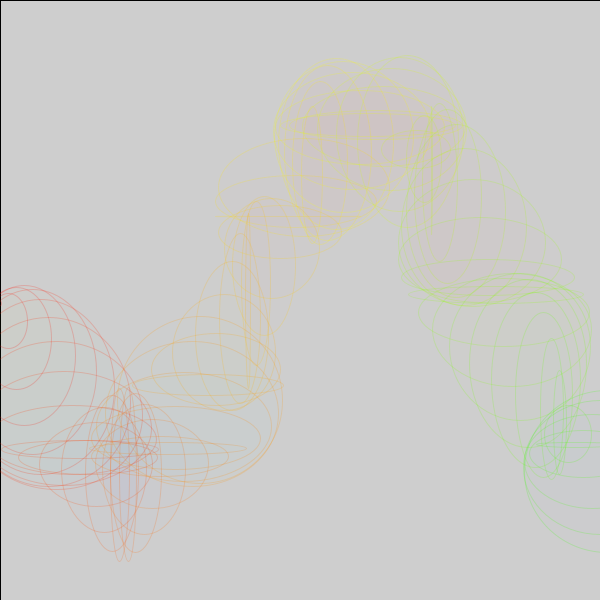
Frame 1 (no input)
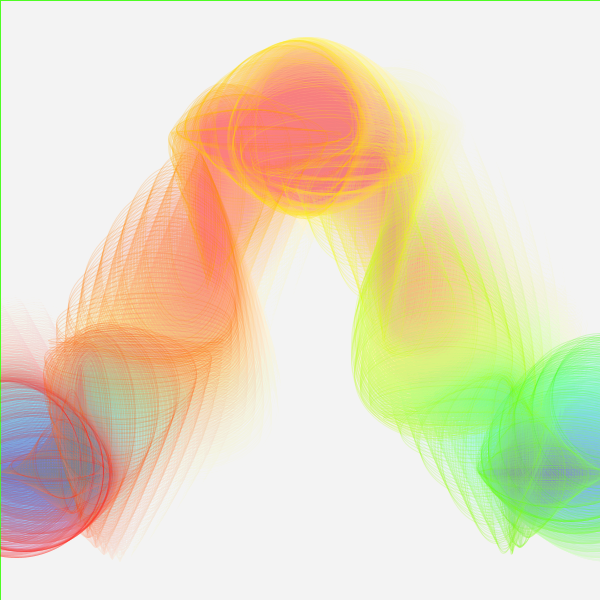
Frame 60 (the mouse pressed at the canvas centre just before this capture)
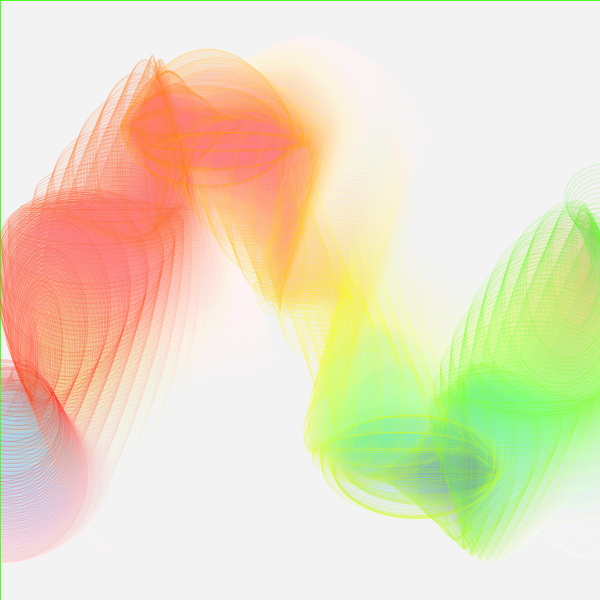
Frame 120 (the mouse held since frame 60 and released just before this capture)

The Processing sketch that drew these frames (run headless with seeded random() and noise(); from frame 60 on, the mouse is pressed at the canvas centre):

// Processing sketch: processing_1012
// ── processing_1012.pde

// Sine Wave
// Daniel Shiffman <http://www.shiffman.net>

// Render a simple sine wave

// Created 2 May 2005

int xspacing = 8;   // How far apart should each horizontal location be spaced
int w;              // Width of entire wave

float theta = 0.0f;       // Start angle at 0
float amplitude = 175.0f;  // Height of wave
float period = 500.0f;    // How many pixels before the wave repeats
float dx;                 // Value for incrementing X, to be calculated as a function of period and xspacing
float[] yvalues;          // Using an array to store height values for the wave (not entirely necessary)

void setup() {
  size(600,600);
  colorMode(HSB);
  smooth();
  w = width+16;
  dx = (TWO_PI / period) * xspacing;
  yvalues = new float[w/xspacing];
  println(yvalues.length);
}

void draw() {
  //background(255);
  fill(255,10);
  rect(0,0,width,height);
  calcWave();
  renderWave();

}

void calcWave() {
  // Increment theta (try different values for 'angular velocity' here
  theta += 0.02;

  // For every x value, calculate a y value with sine function
  float x = theta;
  for (int i = 0; i < yvalues.length; i++) {
    yvalues[i] = sin(x)*amplitude;
    x+=dx;
  }
}

void renderWave() {
  // A simple way to draw the wave with an ellipse at each location
  for ( int x = 0; x < yvalues.length; x++ ) {
    stroke( x, 255, 255, 50 );
    fill( yvalues[x], 155, 255, 1 );
    ellipseMode( CENTER );
    ellipse( x*xspacing,width/2+yvalues[x],yvalues[(x+x)%77],yvalues[(x+x+x)%77] );
  }
}
